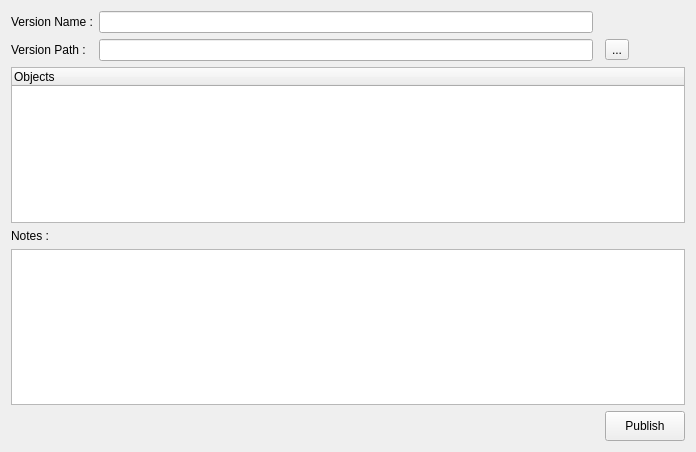
<?xml version="1.0" encoding="UTF-8"?>
<ui version="4.0">
 <class>publisher_QW</class>
 <widget class="QWidget" name="publisher_QW">
  <property name="geometry">
   <rect>
    <x>0</x>
    <y>0</y>
    <width>696</width>
    <height>452</height>
   </rect>
  </property>
  <property name="windowTitle">
   <string>Form</string>
  </property>
  <layout class="QGridLayout" name="gridLayout">
   <item row="1" column="1">
    <widget class="QLineEdit" name="vers_path_LE"/>
   </item>
   <item row="1" column="0">
    <widget class="QLabel" name="vers_path_LB">
     <property name="text">
      <string>Version Path :</string>
     </property>
    </widget>
   </item>
   <item row="0" column="1">
    <widget class="QLineEdit" name="vers_name_LE"/>
   </item>
   <item row="2" column="0" colspan="4">
    <widget class="QTreeWidget" name="cache_tree_TW">
     <column>
      <property name="text">
       <string>Objects</string>
      </property>
     </column>
    </widget>
   </item>
   <item row="5" column="3">
    <widget class="QPushButton" name="publish_PB">
     <property name="minimumSize">
      <size>
       <width>0</width>
       <height>30</height>
      </size>
     </property>
     <property name="text">
      <string>Publish</string>
     </property>
    </widget>
   </item>
   <item row="0" column="0">
    <widget class="QLabel" name="vers_name_LB">
     <property name="text">
      <string>Version Name :</string>
     </property>
    </widget>
   </item>
   <item row="1" column="3">
    <widget class="QToolButton" name="vers_path_TB">
     <property name="text">
      <string>...</string>
     </property>
    </widget>
   </item>
   <item row="4" column="0" colspan="4">
    <widget class="QTextEdit" name="notes_TE"/>
   </item>
   <item row="3" column="0">
    <widget class="QLabel" name="notes_LB">
     <property name="text">
      <string>Notes :</string>
     </property>
    </widget>
   </item>
  </layout>
 </widget>
 <resources/>
 <connections/>
</ui>
